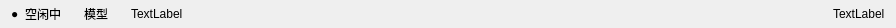
      <widget class="QWidget" name="statusBar" native="true">
       <property name="geometry">
        <rect>
         <x>0</x>
         <y>661</y>
         <width>896</width>
         <height>28</height>
        </rect>
       </property>
       <property name="sizePolicy">
        <sizepolicy hsizetype="Expanding" vsizetype="Expanding">
         <horstretch>0</horstretch>
         <verstretch>0</verstretch>
        </sizepolicy>
       </property>
       <property name="minimumSize">
        <size>
         <width>0</width>
         <height>28</height>
        </size>
       </property>
       <property name="maximumSize">
        <size>
         <width>16777215</width>
         <height>28</height>
        </size>
       </property>
       <layout class="QHBoxLayout" name="horizontalLayout_4">
        <property name="topMargin">
         <number>5</number>
        </property>
        <property name="bottomMargin">
         <number>5</number>
        </property>
        <item>
         <widget class="QLabel" name="statusDotA">
          <property name="maximumSize">
           <size>
            <width>10</width>
            <height>16777215</height>
           </size>
          </property>
          <property name="text">
           <string>●</string>
          </property>
         </widget>
        </item>
        <item>
         <widget class="QLabel" name="statusLabel_2">
          <property name="minimumSize">
           <size>
            <width>0</width>
            <height>0</height>
           </size>
          </property>
          <property name="maximumSize">
           <size>
            <width>100</width>
            <height>16777215</height>
           </size>
          </property>
          <property name="text">
           <string>空闲中</string>
          </property>
         </widget>
        </item>
        <item>
         <spacer name="horizontalSpacer_5">
          <property name="orientation">
           <enum>Qt::Orientation::Horizontal</enum>
          </property>
          <property name="sizeType">
           <enum>QSizePolicy::Policy::Fixed</enum>
          </property>
          <property name="sizeHint" stdset="0">
           <size>
            <width>5</width>
            <height>20</height>
           </size>
          </property>
         </spacer>
        </item>
        <item>
         <widget class="QWidget" name="dividerB" native="true">
          <property name="minimumSize">
           <size>
            <width>1</width>
            <height>20</height>
           </size>
          </property>
          <property name="maximumSize">
           <size>
            <width>1</width>
            <height>20</height>
           </size>
          </property>
         </widget>
        </item>
        <item>
         <spacer name="horizontalSpacer_6">
          <property name="orientation">
           <enum>Qt::Orientation::Horizontal</enum>
          </property>
          <property name="sizeType">
           <enum>QSizePolicy::Policy::Fixed</enum>
          </property>
          <property name="sizeHint" stdset="0">
           <size>
            <width>5</width>
            <height>20</height>
           </size>
          </property>
         </spacer>
        </item>
        <item>
         <widget class="QLabel" name="modelLabel">
          <property name="text">
           <string>模型</string>
          </property>
         </widget>
        </item>
        <item>
         <spacer name="horizontalSpacer_7">
          <property name="orientation">
           <enum>Qt::Orientation::Horizontal</enum>
          </property>
          <property name="sizeType">
           <enum>QSizePolicy::Policy::Fixed</enum>
          </property>
          <property name="sizeHint" stdset="0">
           <size>
            <width>5</width>
            <height>20</height>
           </size>
          </property>
         </spacer>
        </item>
        <item>
         <widget class="QWidget" name="dividerC" native="true">
          <property name="minimumSize">
           <size>
            <width>1</width>
            <height>21</height>
           </size>
          </property>
          <property name="maximumSize">
           <size>
            <width>1</width>
            <height>20</height>
           </size>
          </property>
         </widget>
        </item>
        <item>
         <spacer name="horizontalSpacer_8">
          <property name="orientation">
           <enum>Qt::Orientation::Horizontal</enum>
          </property>
          <property name="sizeType">
           <enum>QSizePolicy::Policy::Fixed</enum>
          </property>
          <property name="sizeHint" stdset="0">
           <size>
            <width>5</width>
            <height>20</height>
           </size>
          </property>
         </spacer>
        </item>
        <item>
         <widget class="QLabel" name="envLabel">
          <property name="text">
           <string>TextLabel</string>
          </property>
         </widget>
        </item>
        <item>
         <spacer name="horizontalSpacer_4">
          <property name="orientation">
           <enum>Qt::Orientation::Horizontal</enum>
          </property>
          <property name="sizeHint" stdset="0">
           <size>
            <width>40</width>
            <height>20</height>
           </size>
          </property>
         </spacer>
        </item>
        <item>
         <widget class="QLabel" name="quoteLabel">
          <property name="text">
           <string>TextLabel</string>
          </property>
         </widget>
        </item>
       </layout>
      </widget>
